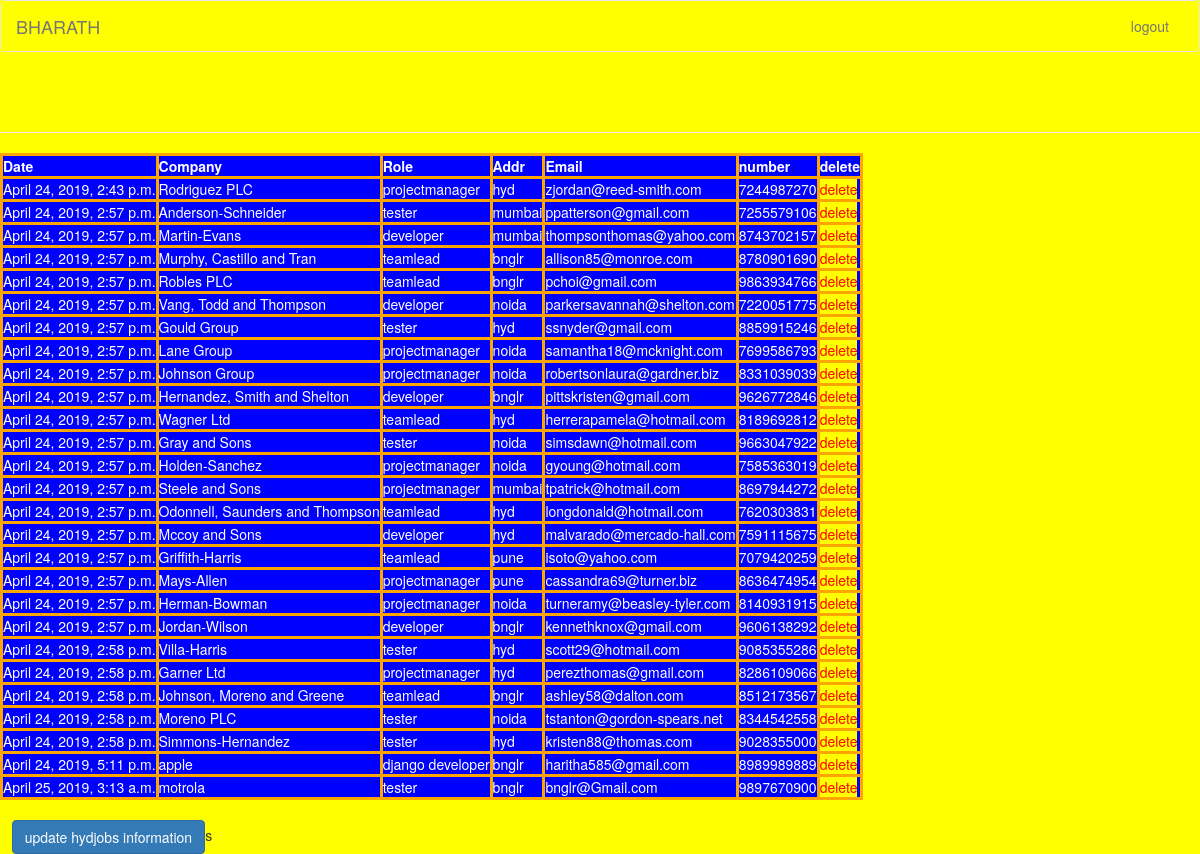
Page /hydjobs/ (signed in) on the committed database.
### testapp/models.py (models this page shows)
class hydjobs(models.Model):
    date=models.DateTimeField(default=timezone.now)
    company=models.CharField(max_length=30)
    role=models.CharField(max_length=30)
    addr=models.CharField(max_length=30)
    email=models.EmailField()
    number=models.IntegerField()

### testapp/views.py (the view)
# urls.py: url(r'^hydjobs/', views.hyd_jobs_view),
@login_required
def hyd_jobs_view(request):
    softjobs=hydjobs.objects.all()
    return render(request,'testapp/list1.html',{'softjobs':softjobs})

### templates/testapp/list1.html (shortened to what this page needs)
<!DOCTYPE html>
{%load staticfiles%}
<html lang="en" dir="ltr">
  <head>
    <link rel="stylesheet" href="https://maxcdn.bootstrapcdn.com/bootstrap/3.3.7/css/bootstrap.min.css">
    <link rel="stylesheet" href="{%static "css\myone2.css"%}">
  </head>
  <body>
                     <nav class="navbar navbar-default" id="onestyle">
  <div class="container-fluid">
    <div class="navbar-header">
      <a class="navbar-brand" href="#">BHARATH</a>
    </div>
    <div class="collapse navbar-collapse" id="bs-example-navbar-collapse-1">
      <ul class="nav navbar-nav navbar-right">
        <li id="/logout"><a href="/accounts/logout">logout</a></li>
      </ul>
    </div>
  </div>
</nav>
    <h1>companies job information</h1><hr>
     {% if softjobs %}
     <table>
       <thead>
         <th>Date</th>
         <th>Company</th>
         <th>Role</th>
         <th>Addr</th>
         <th>Email</th>
         <th>number</th>
         <th>delete</th>
       </thead>
       {% for myjob in softjobs %}
       <tr>
         <td>{{myjob.date}}</td>
         <td>{{myjob.company}}</td>
         <td>{{myjob.role}}</td>
         <td>{{myjob.addr}}</td>
         <td>{{myjob.email}}</td>
         <td>{{myjob.number}}</td>
        <td><a href="/hyddelete/{{myjob.id}}">delete</a></td>
       </tr>
       {%endfor%}
     </table>&nbsp&nbsp
     {%endif%}&nbsp&nbsp
     <br>&nbsp&nbsp
    <a href="/update1" class="btn btn-primary">update hydjobs information</a>s
  </body>
</html>

### static/css/myone2.css (style rules this page uses)
body { background: yellow; }
table { background: blue; color: white; }
thead,th { border: 3px solid orange; }
td { border: 3px solid orange; }

### templates/testapp/list1.html (style rules this page uses)
a { color:white; background: yellow; color: red; }
h1 { color: yellow; }
body { background-image: url("https://media2.giphy.com/media/6bceQIxfeMKqlb2dK0/giphy.gif?cid=790b76115cc11b994e4f46436728d9f8"); background-repeat: no-repeat; background-position: center; background-size: cover; }
#onestyle { background: yellow; }

### rows in the picture
hydjobs: date "April 24, 2019, 2:43 p.m.", company "Rodriguez PLC", role "projectmanager", addr "hyd", email "zjordan@reed-smith.com", number "7244987270"
hydjobs: date "April 24, 2019, 2:57 p.m.", company "Anderson-Schneider", role "tester", addr "mumbai", email "ppatterson@gmail.com", number "7255579106"
hydjobs: date "April 24, 2019, 2:57 p.m.", company "Martin-Evans", role "developer", addr "mumbai", email "thompsonthomas@yahoo.com", number "8743702157"
hydjobs: date "April 24, 2019, 2:57 p.m.", company "Murphy, Castillo and Tran", role "teamlead", addr "bnglr", email "allison85@monroe.com", number "8780901690"
hydjobs: date "April 24, 2019, 2:57 p.m.", company "Robles PLC", role "teamlead", addr "bnglr", email "pchoi@gmail.com", number "9863934766"
hydjobs: date "April 24, 2019, 2:57 p.m.", company "Vang, Todd and Thompson", role "developer", addr "noida", email "parkersavannah@shelton.com", number "7220051775"
hydjobs: date "April 24, 2019, 2:57 p.m.", company "Gould Group", role "tester", addr "hyd", email "ssnyder@gmail.com", number "8859915246"
hydjobs: date "April 24, 2019, 2:57 p.m.", company "Lane Group", role "projectmanager", addr "noida", email "samantha18@mcknight.com", number "7699586793"
hydjobs: date "April 24, 2019, 2:57 p.m.", company "Johnson Group", role "projectmanager", addr "noida", email "robertsonlaura@gardner.biz", number "8331039039"
hydjobs: date "April 24, 2019, 2:57 p.m.", company "Hernandez, Smith and Shelton", role "developer", addr "bnglr", email "pittskristen@gmail.com", number "9626772846"
hydjobs: date "April 24, 2019, 2:57 p.m.", company "Wagner Ltd", role "teamlead", addr "hyd", email "herrerapamela@hotmail.com", number "8189692812"
hydjobs: date "April 24, 2019, 2:57 p.m.", company "Gray and Sons", role "tester", addr "noida", email "simsdawn@hotmail.com", number "9663047922"
hydjobs: date "April 24, 2019, 2:57 p.m.", company "Holden-Sanchez", role "projectmanager", addr "noida", email "gyoung@hotmail.com", number "7585363019"
hydjobs: date "April 24, 2019, 2:57 p.m.", company "Steele and Sons", role "projectmanager", addr "mumbai", email "tpatrick@hotmail.com", number "8697944272"
hydjobs: date "April 24, 2019, 2:57 p.m.", company "Odonnell, Saunders and Thompson", role "teamlead", addr "hyd", email "longdonald@hotmail.com", number "7620303831"
hydjobs: date "April 24, 2019, 2:57 p.m.", company "Mccoy and Sons", role "developer", addr "hyd", email "malvarado@mercado-hall.com", number "7591115675"
hydjobs: date "April 24, 2019, 2:57 p.m.", company "Griffith-Harris", role "teamlead", addr "pune", email "isoto@yahoo.com", number "7079420259"
hydjobs: date "April 24, 2019, 2:57 p.m.", company "Mays-Allen", role "projectmanager", addr "pune", email "cassandra69@turner.biz", number "8636474954"
hydjobs: date "April 24, 2019, 2:57 p.m.", company "Herman-Bowman", role "projectmanager", addr "noida", email "turneramy@beasley-tyler.com", number "8140931915"
hydjobs: date "April 24, 2019, 2:57 p.m.", company "Jordan-Wilson", role "developer", addr "bnglr", email "kennethknox@gmail.com", number "9606138292"
hydjobs: date "April 24, 2019, 2:58 p.m.", company "Villa-Harris", role "tester", addr "hyd", email "scott29@hotmail.com", number "9085355286"
hydjobs: date "April 24, 2019, 2:58 p.m.", company "Garner Ltd", role "projectmanager", addr "hyd", email "perezthomas@gmail.com", number "8286109066"
hydjobs: date "April 24, 2019, 2:58 p.m.", company "Johnson, Moreno and Greene", role "teamlead", addr "bnglr", email "ashley58@dalton.com", number "8512173567"
hydjobs: date "April 24, 2019, 2:58 p.m.", company "Moreno PLC", role "tester", addr "noida", email "tstanton@gordon-spears.net", number "8344542558"
hydjobs: date "April 24, 2019, 2:58 p.m.", company "Simmons-Hernandez", role "tester", addr "hyd", email "kristen88@thomas.com", number "9028355000"
hydjobs: date "April 24, 2019, 5:11 p.m.", company "apple", role "django developer", addr "bnglr", email "haritha585@gmail.com", number "8989989889"
hydjobs: date "April 25, 2019, 3:13 a.m.", company "motrola", role "tester", addr "bnglr", email "bnglr@Gmail.com", number "9897670900"
